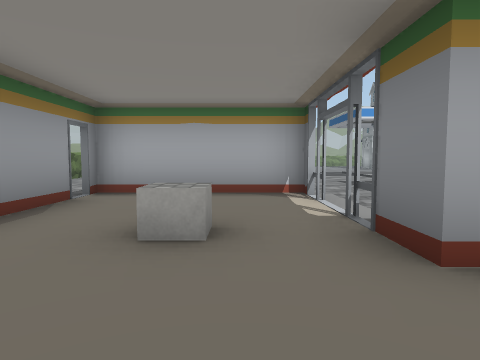
View 1 (above)

24 first-person views from a walk through a scene from a Unity 3-D project. The camera is 1.2 m above the floor, tilts 4° down and sees 75° across. The floor is counted in squares, 2 m on a side. Each view is taken from the middle of a square. On the plan, view 1 faces up. The plan holds only what a view shows up to about 9 squares ahead; the rest is blank. The place goes on beyond the plan. Door leaves are left out, so doorways stand open. Some surface patterns are stand-ins.

View 2
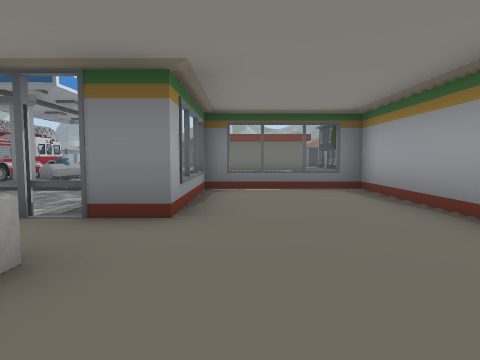

View 3
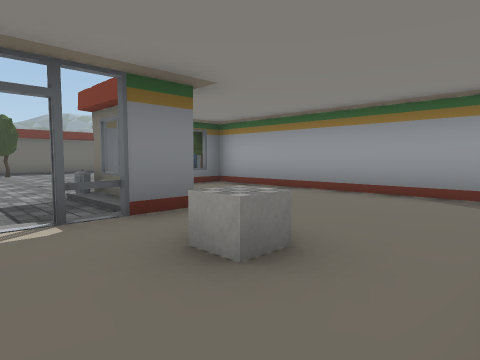

View 4
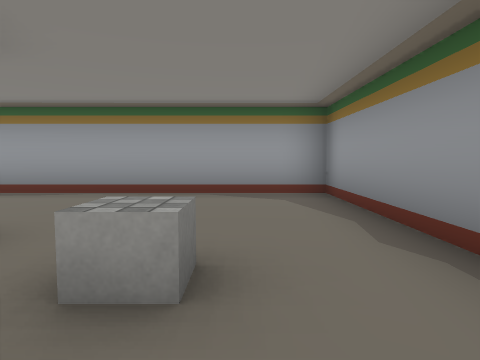

View 5
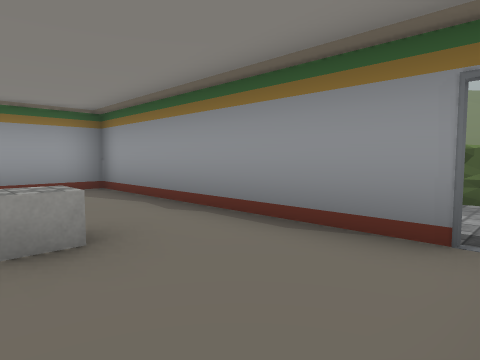

View 6
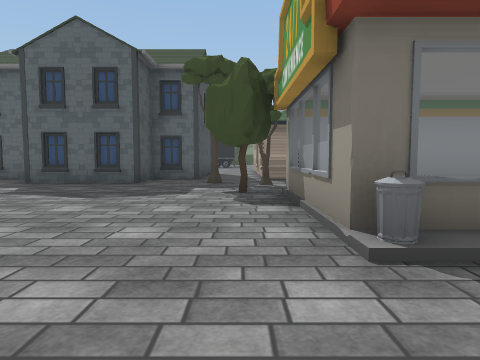

View 7
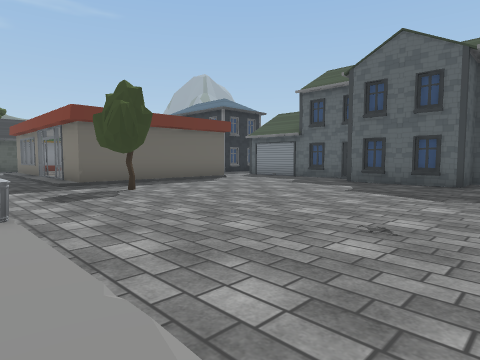

View 8
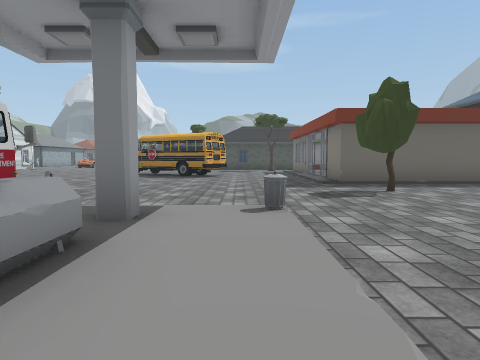

View 9
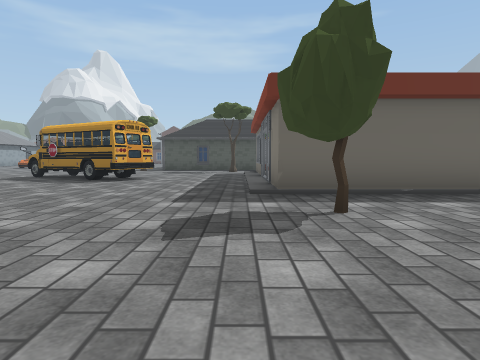

View 10
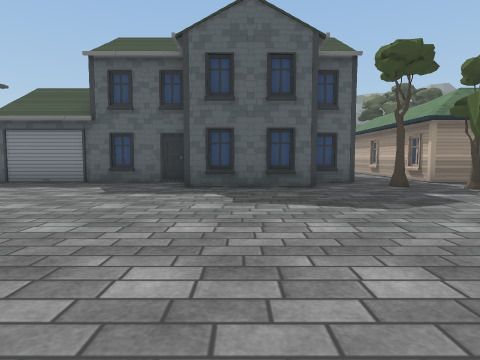

View 11
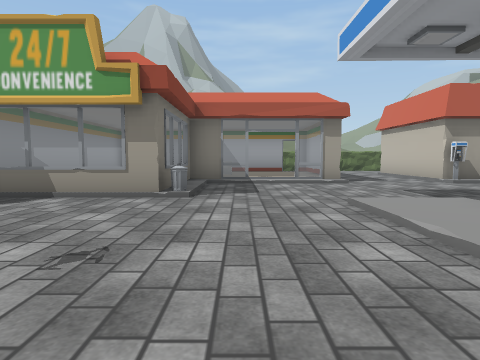

View 12
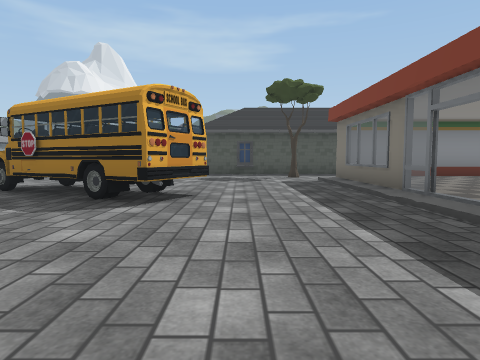

View 13
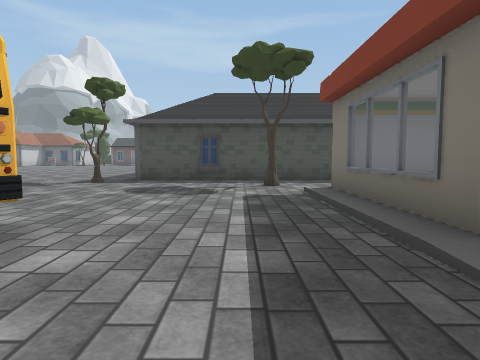

View 14
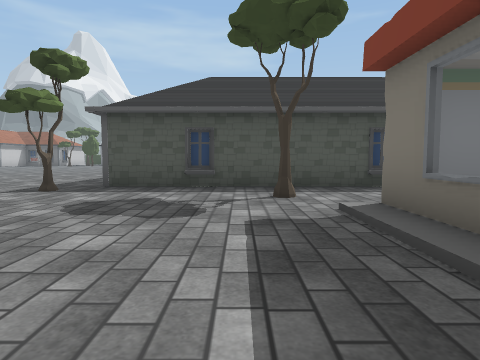

View 15
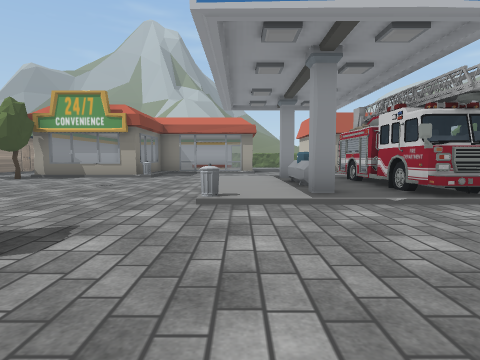

View 16
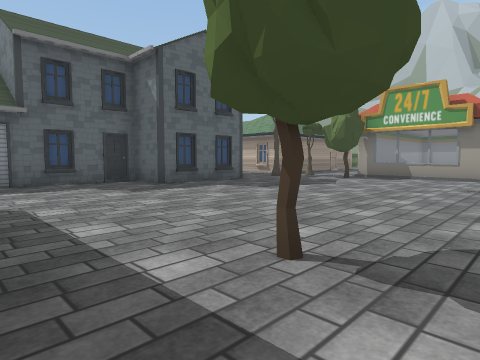

View 17
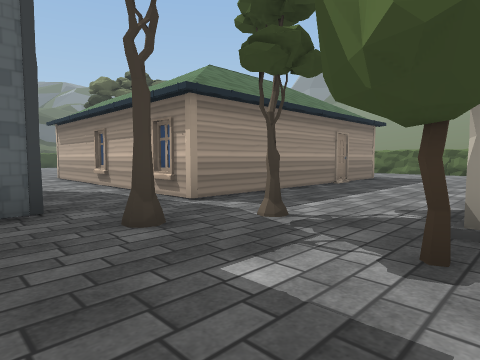

View 18
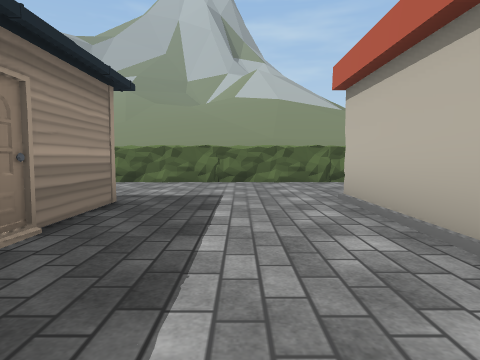

View 19
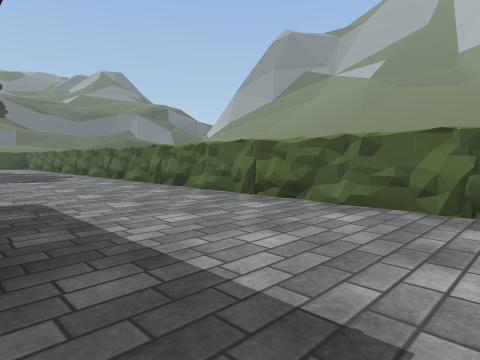

View 20
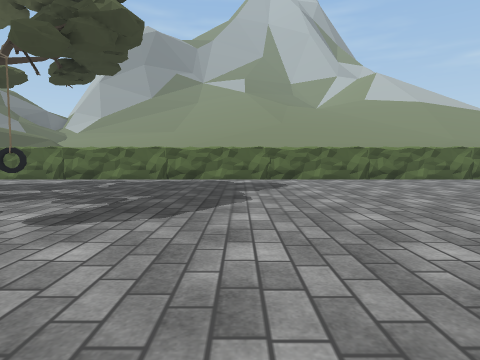

View 21
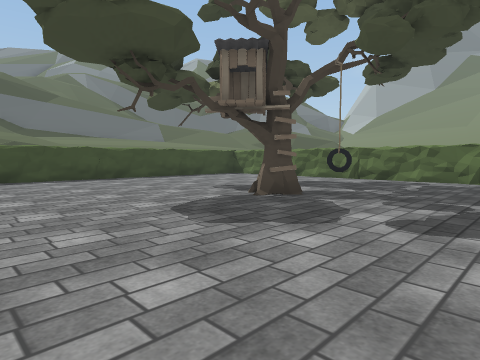

View 22
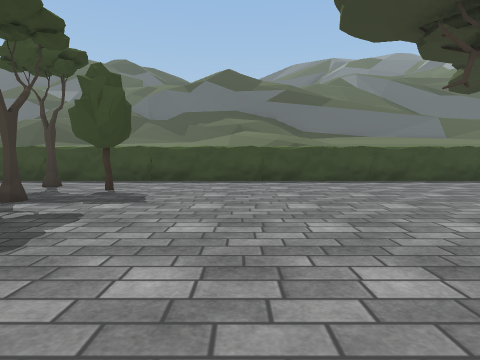

View 23
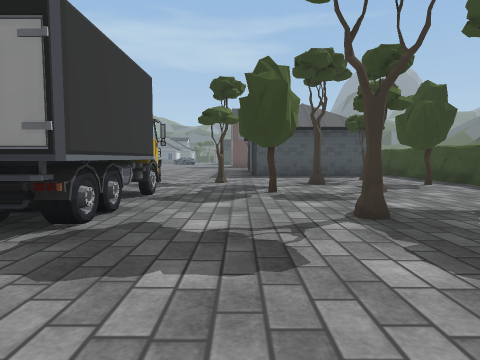

View 24
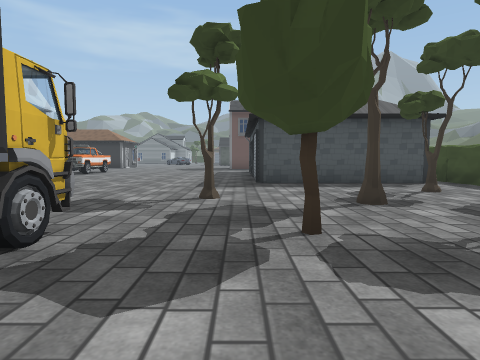

### Floor plan
Key: @ floor where view 1 was taken; # wall or solid block; . main floor; : floor 0.25 m higher than the main floor; / step, stairs or slope; D open door; = window, fence, low wall or low ledge; C cube; B bin; T tree; H house; U bus; P phone; R truck; O other object.
Columns run from 6 left of view 1 to 25 right of it. Each row starts with its distance up from view 1.
  8       #P..  #####.......UU ...T.
  7       ..... ::::/.......UU.....H
  6    .####...//OO//......UU......#
  5 O .DD::=.../::::B..............#
  4 O..#:::D.......................#
  3 O  #:::D............////////.T.#
  2 O  #:C:#==B.......T.##DD#::##..#
  1 O  #::::::=.........#   ::::# .#
  0 O  #::@:::=.........#    :::#
 -1 O..#########........#      :#
 -2 O..........T........        #
 -3 O.........T..........
 -4 O...........T.###....
 -5 O...#######.#H  ######
 -6 O...      #.
 -7 O...      #.
 -8 O...      H.
 -9 O...H     #.
-10 O......   #.
-11 O.......  #.
-12 O........
-13 O.........
-14 O.........         ...
-15 O.........       .....
-16 O...T......RRRRR......
-17 O....#................
-18 O..............T.T....
-19 O...........T.......
-20 O  ............TT...
-21    .........T.....T.
-22     .........T..T...
-23  OOOOOOOOOOOOOOOOOOOOOO

Where each view was taken, in squares from view 1:
view 1: 0 up, 0 right, facing up
view 2: 1 up, 2 left, facing right
view 3: 4 up, 2 left, facing down-right
view 4: 4 up, 1 left, facing down
view 5: 5 up, 0 right, facing down-left
view 6: 4 up, 5 right, facing down
view 7: 5 up, 6 right, facing down-right
view 8: 5 up, 6 right, facing right
view 9: 3 up, 9 right, facing right
view 10: 3 up, 9 right, facing down
view 11: 3 up, 9 right, facing left
view 12: 5 up, 13 right, facing right
view 13: 4 up, 16 right, facing right
view 14: 4 up, 18 right, facing right
view 15: 5 up, 14 right, facing left
view 16: 3 up, 14 right, facing down-left
view 17: 1 down, 7 right, facing down-left
view 18: 3 down, 2 right, facing left
view 19: 3 down, 2 left, facing down-left
view 20: 13 down, 3 right, facing left
view 21: 14 down, 3 right, facing down-left
view 22: 15 down, 3 right, facing down
view 23: 18 down, 3 right, facing right
view 24: 18 down, 6 right, facing right
